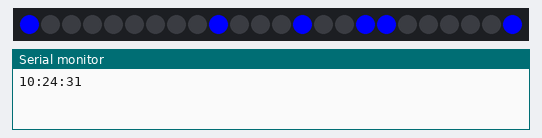
A program run on a simulated ESP8266 (Wemos D1 mini). Shown: 24 RGB LEDs in strip order, left to right, the last lines printed to the serial monitor. WiFi joins after 1.5 s; servers stay silent unless stated; network time is answered at once with the bench clock; the local clock reads 2024-03-15 10:24:30 at power-on unless the program sets it.

Above: at 1.6 s.
At 4.1 s:
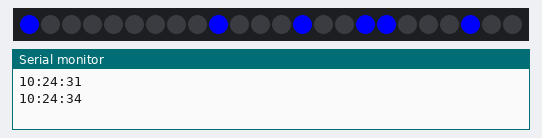
At 19.1 s:
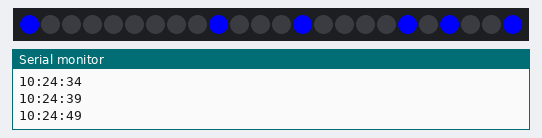
At 39.1 s:
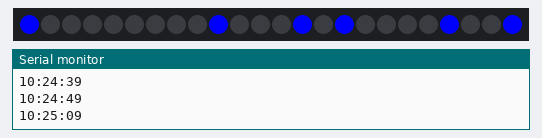
At 105.7 s:
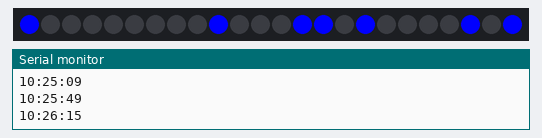

The program:

main.cpp
```cpp
#include <Arduino.h>

#ifndef UNIT_TEST

#include <NTPClient.h>
#include <ESP8266WiFi.h>
#include <WiFiUdp.h>

#include <Adafruit_NeoPixel.h>

#include <DNSServer.h>            //Local DNS Server used for redirecting all requests to the configuration portal
#include <ESP8266WebServer.h>     //Local WebServer used to serve the configuration portal
#include <WiFiManager.h>


//
// Connect a 4x6 matrix to D1 pin
// the first 4 leds will be the ones of seconds and the second four the
// tens of seconds and so on
//
//                 L5 - L4
//                 |    |
//                 L6   L3
//            etc  |    |
//            L1   L7   L2
//            |    |    |
//            L9 - L8   L1
//

#define PIN D1
#define PIXELS 24 // 6 by 4 array

WiFiManager wifiManager;
WiFiUDP ntpUDP;
NTPClient timeClient(ntpUDP, "europe.pool.ntp.org", 3600*2, 60000);
Adafruit_NeoPixel strip = Adafruit_NeoPixel(PIXELS, PIN, NEO_GRB + NEO_KHZ400);

volatile bool tick;

void inline timer0_ISR (void) {
    tick = true;
    // reprime the timer
    timer0_write(ESP.getCycleCount() + 80000000L); // 80MHz == 1sec
}

void setup()
{
    // start serial so we can easily debug through it
    Serial.begin(115200);

    // start and clear the strip
    strip.begin();
    strip.clear();
    strip.show();

    // start wifi manager, it will either make connection
    // or open ap for saving the network config
    wifiManager.autoConnect();

    // start ntp client
    timeClient.begin();

    // connect timer interrupt
    noInterrupts();
    timer0_isr_init();
    timer0_attachInterrupt(timer0_ISR);
    timer0_write(ESP.getCycleCount() + 80000000L); // 80MHZ / 1sec
    interrupts();

    // prime our first tick
    tick = true;
}

void show(uint8_t offset, int t) {
    // offset 0 for seconds
    // offset 8 for minutes
    // offset 12 for hours
    uint8_t tens = t / 10;
    uint8_t ones = t % 10;

    // ones go up
    for (uint8_t i = 0; i < 4; i++) {
        if(bitRead(ones, i)) {
            strip.setPixelColor(offset+7-i, strip.Color(0, 0, 255));
        }
    }

    // tens go down
    for (uint8_t i = 0; i < 4; i++) {
        if(bitRead(tens, i)) {
            strip.setPixelColor(offset+i, strip.Color(0, 0, 255));
        }
    }

}

void loop()
{
    // update on every tick
    if(tick) {
        // update timeclient
        timeClient.update();

        // debug output to serial
        Serial.println(timeClient.getFormattedTime());

        // clear the strip
        strip.clear();

        // update the strip
        show(16, timeClient.getSeconds());
        show(8, timeClient.getMinutes());
        show(0, timeClient.getHours());

        // push to the strip
        strip.show();

        // wait for next tick
        tick = false;
    }
}

#endif
```

Measured:
- what the display in image 0 shows lasts 2.5 s, from 1.5 s to 4.0 s
- what the display in image 1 shows lasts 5.0 s, from 4.0 s to 9.0 s
- what the display in image 2 shows lasts 20.1 s, from 19.0 s to 39.1 s
